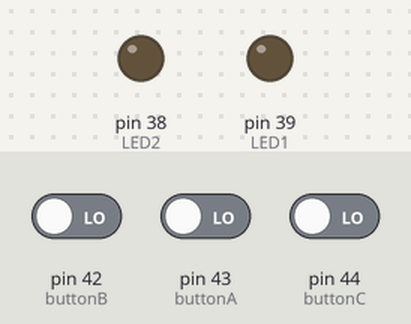
This sketch was run on a simulated Arduino Mega 2560, built with avr-gcc and run on an emulated ATmega2560. Parts: output pins drawn as LEDs (lit = HIGH). Inputs (shaded band) come from the test bench; at power-on: pin 42 (buttonB) LOW, pin 43 (buttonA) LOW, pin 44 (buttonC) LOW.

Above: at 1.2 s.
1.3 s: pin 42 (buttonB) driven HIGH and pin 43 (buttonA) driven HIGH and pin 44 (buttonC) driven HIGH
At 2.0 s:
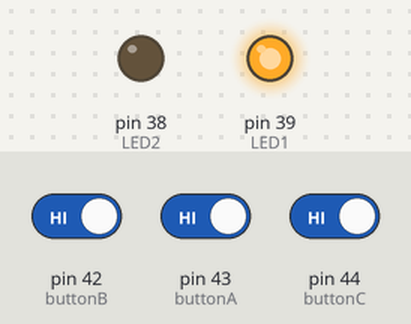
Timing chart, 0 to 4.3 s (numbered marks = the images above; inputs shaded):
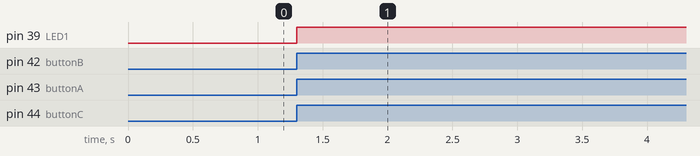

The sketch:

homework02_2.ino
```cpp
#define LED1 39
#define LED2 38
#define buttonA 43
#define buttonB 42
#define buttonC 44
int va=0, vb=0, vc=0;
int ova=0, ovb=0, ovc=0;
int s1=0, s2=0;
int flow[3];

void setup() {
  Serial.begin(9600);
 pinMode(LED1, OUTPUT);
 pinMode(LED2, OUTPUT);
 pinMode(buttonA, INPUT);
 pinMode(buttonB, INPUT);
 pinMode(buttonC, INPUT);
 for(int i = 0; i <3; i++)
  flow[i] = 3;
}

void loop() {
  va=digitalRead(buttonA);
  vb=digitalRead(buttonB);
  vc=digitalRead(buttonC);

  if((va==HIGH)&&(ova==LOW)){
     flow[2] = flow[1];
     flow[1] = flow[0];
     flow[0] = 1;
  }
  if((vb==HIGH)&&(ovb==LOW)){
     flow[2] = flow[1];
     flow[1] = flow[0];
     flow[0] = 2;
    }
  if((vc==HIGH)&&(ovc==LOW)){
     flow[2] = flow[1];
     flow[1] = flow[0];
     flow[0] = 3;
  }
  if(flow[2]==1 && flow[1]==2 && flow[0]==3)
  {
    s1 = 1-s1; flow[2]=3;
    if(s1==1)
     digitalWrite(LED1, HIGH);
    else
     digitalWrite(LED1, LOW);
  }
  else if(flow[2]==2 && flow[1]==1 && flow[0]==3)
  {
    s2 = 1-s2; flow[2]=3;
    if(s2==1)
     digitalWrite(LED2, HIGH);
    else
     digitalWrite(LED2, LOW);
  }
  ova=va, ovb=vb, ovc = vc;
}
```

Measured:
- after the input at 1.3 s, pin 39 (LED1): LOW → HIGH at once
